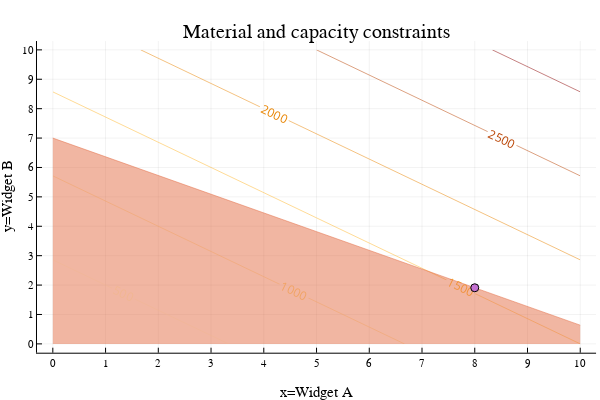

The code cell stored with this chart in its notebook:
### Markdown cell above
## Adding capacity constraints

Now, suppose we have a capacity limit on how much of widget A we can produce in our factory: we are limited to produce 8 units of A. This results in a capacity constraint:

$$
x \leq 8
$$

### Code cell
contour(x,y,(x,y)->f(x,y),nlevels=10, c=:heat, linewidth=10, colorbar = false, contour_labels = true)
title!("Material and capacity constraints")
xaxis!("x=Widget A")
yaxis!("y=Widget B")
xticks!(0:maximum(x))
yticks!(0:maximum(y))
areaplot!(x[x.<=11], (77 .- 7*x[x.<=11])./11, legend=false, opacity=0.5)
areaplot!(x[x.<=8], repeat([maximum(y)],length(x[x.<=8])), legend=false, opacity=0.5)
scatter!([8],[(77 - 7*8)/11])

### Figure 1 — Plotly figure (JSON) as saved in the notebook; plotly's stock layout.template omitted (floating-point values rounded to 4 significant figures)
{"data": [{"colorbar": {"title": ""}, "colorscale": [[0, "rgba(255, 255, 224, 1.000)"], [0.5, "rgba(255, 165, 0, 1.000)"], [1, "rgba(139, 0, 0, 1.000)"]], "contours": {"coloring": "lines", "showlabels": true}, "name": "y1", "ncontours": 12, "showlegend": false, "showscale": false, "type": "contour", "x": [0, 10], "xaxis": "x", "y": [0, 10], "yaxis": "y", "z": [[0, 1500], [1750, 3250]], "zmax": 3250, "zmin": 0}, {"colorbar": {"title": ""}, "fill": "tozeroy", "fillcolor": "rgba(227, 111, 71, 0.500)", "legendgroup": "y2", "line": {"color": "rgba(227, 111, 71, 0.500)", "dash": "solid", "shape": "linear", "width": 1}, "mode": "lines", "name": "y2", "showlegend": true, "type": "scatter", "x": [0, 10], "xaxis": "x", "y": [7, 0.6364], "yaxis": "y", "zmax": 3250, "zmin": 0}, {"colorbar": {"title": ""}, "fill": "tozeroy", "fillcolor": "rgba(62, 164, 78, 0.500)", "legendgroup": "y3", "line": {"color": "rgba(62, 164, 78, 0.500)", "dash": "solid", "shape": "linear", "width": 1}, "mode": "lines", "name": "y3", "showlegend": true, "type": "scatter", "x": [0], "xaxis": "x", "y": [10], "yaxis": "y", "zmax": 3250, "zmin": 0}, {"colorbar": {"title": ""}, "legendgroup": "y4", "marker": {"color": "rgba(195, 113, 210, 1.000)", "line": {"color": "rgba(0, 0, 0, 1.000)", "width": 1}, "size": 8, "symbol": "circle"}, "mode": "markers", "name": "y4", "showlegend": true, "type": "scatter", "x": [8], "xaxis": "x", "y": [1.909], "yaxis": "y", "zmax": 3250, "zmin": 0}], "layout": {"annotations": [{"font": {"color": "rgba(0, 0, 0, 1.000)", "family": "sans-serif", "size": 20}, "rotation": 0, "showarrow": false, "text": "Material and capacity constraints", "x": 0.5275, "xanchor": "center", "xref": "paper", "y": 1, "yanchor": "top", "yref": "paper"}], "height": 400, "margin": {"b": 20, "l": 0, "r": 0, "t": 20}, "paper_bgcolor": "rgba(255, 255, 255, 1.000)", "plot_bgcolor": "rgba(255, 255, 255, 1.000)", "showlegend": false, "width": 600, "xaxis": {"anchor": "y", "domain": [0.06165, 0.9934], "gridcolor": "rgba(0, 0, 0, 0.100)", "gridwidth": 0.5, "linecolor": "rgba(0, 0, 0, 1.000)", "mirror": false, "range": [-0.3, 10.3], "showgrid": true, "showline": true, "showticklabels": true, "tickangle": 0, "tickcolor": "rgb(0, 0, 0)", "tickfont": {"color": "rgba(0, 0, 0, 1.000)", "family": "sans-serif", "size": 11}, "tickmode": "array", "ticks": "inside", "ticktext": ["0", "1", "2", "3", "4", "5", "6", "7", "8", "9", "10"], "tickvals": [0, 1, 2, 3, 4, 5, 6, 7, 8, 9, 10], "title": "x=Widget A", "titlefont": {"color": "rgba(0, 0, 0, 1.000)", "family": "sans-serif", "size": 15}, "type": "-", "visible": true, "zeroline": false, "zerolinecolor": "rgba(0, 0, 0, 1.000)"}, "yaxis": {"anchor": "x", "domain": [0.07581, 0.9415], "gridcolor": "rgba(0, 0, 0, 0.100)", "gridwidth": 0.5, "linecolor": "rgba(0, 0, 0, 1.000)", "mirror": false, "range": [-0.3, 10.3], "showgrid": true, "showline": true, "showticklabels": true, "tickangle": 0, "tickcolor": "rgb(0, 0, 0)", "tickfont": {"color": "rgba(0, 0, 0, 1.000)", "family": "sans-serif", "size": 11}, "tickmode": "array", "ticks": "inside", "ticktext": ["0", "1", "2", "3", "4", "5", "6", "7", "8", "9", "10"], "tickvals": [0, 1, 2, 3, 4, 5, 6, 7, 8, 9, 10], "title": "y=Widget B", "titlefont": {"color": "rgba(0, 0, 0, 1.000)", "family": "sans-serif", "size": 15}, "type": "-", "visible": true, "zeroline": false, "zerolinecolor": "rgba(0, 0, 0, 1.000)"}}}
